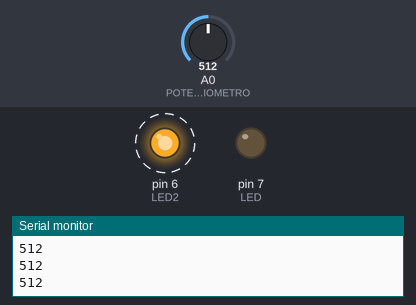
A sketch run on a simulated Arduino Uno, built with avr-gcc and run on an emulated ATmega328P. Shown: output pins drawn as LEDs (lit = HIGH), the last lines printed to the serial monitor. Dashed ring = blinking. Inputs (shaded band) come from the test bench; at power-on: A0 (POTENCIOMETRO) = 512.

Above: at 0.9 s.
1.3 s: A0 (POTENCIOMETRO) set to 490
At 1.7 s:
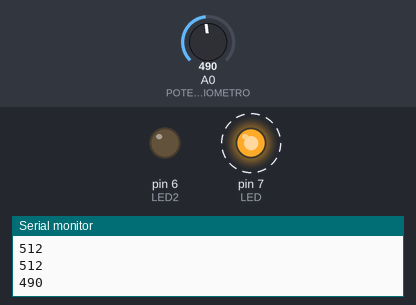
4.3 s: A0 (POTENCIOMETRO) set to 510
At 4.5 s:
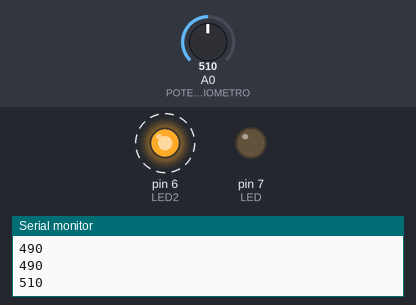
7.3 s: A0 (POTENCIOMETRO) set to 306
At 7.5 s:
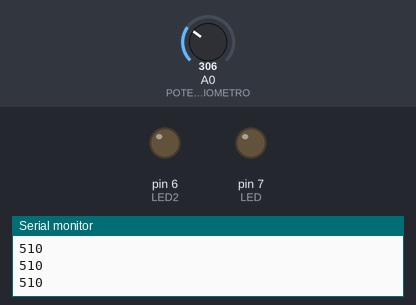
Timing chart, 0 to 16.3 s (numbered marks = the images above; inputs shaded):
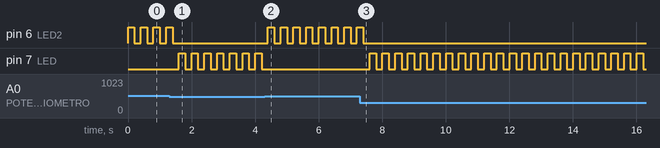

The sketch:

desafio_3_robotica_mejorado.ino
```cpp
const int LED=7;
const int LED2=6;
const int POTENCIOMETRO=A0;
int val;

void setup(){

  pinMode(LED,OUTPUT);
  pinMode(LED2, OUTPUT);
  pinMode(POTENCIOMETRO,INPUT);
  Serial.begin(9600);
}

void funcion() {
  val=analogRead(POTENCIOMETRO);
  Serial.println(val);
  if (val<500) {
    while (val<500) {
      digitalWrite(LED,HIGH);
      delay(200);
      digitalWrite(LED, LOW);
      delay(200);
      break;
    }
  }
  else {
    while(val>500) {
      digitalWrite(LED2,HIGH);
      delay(200);
      digitalWrite(LED2, LOW);
      delay(200);
      break;
    }
  }
}


void loop() {
  funcion();
}
```

Measured:
- after the input at 1.3 s, pin 6 (LED2): goes on until 1.4 s, then stays LOW; pin 7 (LED): alternates HIGH for 0.20 s and LOW for 0.20 s, starting after 0.30 s
- after the input at 4.3 s, pin 6 (LED2): alternates HIGH for 0.20 s and LOW for 0.20 s, starting after 0.10 s; pin 7 (LED): stops changing and stays LOW
- after the input at 7.3 s, pin 6 (LED2): goes on until 7.4 s, then stays LOW; pin 7 (LED): alternates HIGH for 0.20 s and LOW for 0.20 s, starting after 0.31 s
- by itself, pin 6 (LED2): alternates HIGH for 0.20 s and LOW for 0.20 s
